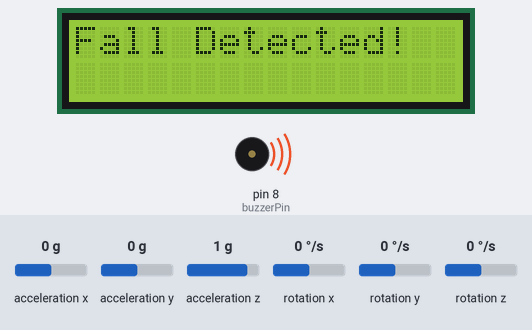
A sketch run on a simulated Arduino Uno, built with avr-gcc and run on an emulated ATmega328P. Parts: 16×2 character LCD, buzzer (waves = sounding, pin HIGH). The test bench sets the inputs (shaded band); at power-on: acceleration x 0 g, acceleration y 0 g, acceleration z 1 g, rotation x 0 °/s, rotation y 0 °/s, rotation z 0 °/s. What the sketch prints to the serial monitor is not drawn.

Above: at 3.7 s.
3.8 s: acceleration x set to -0.9 g
14.3 s: acceleration x set to -1.2 g
At 18.3 s:
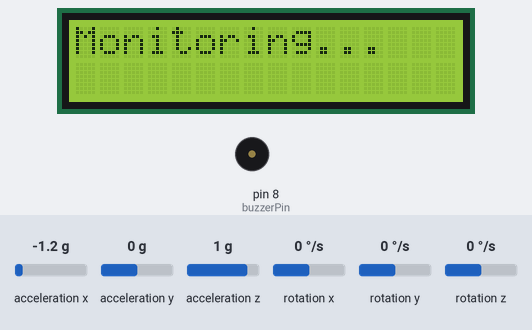
20.1 s: acceleration y set to -0.4 g
At 21.0 s:
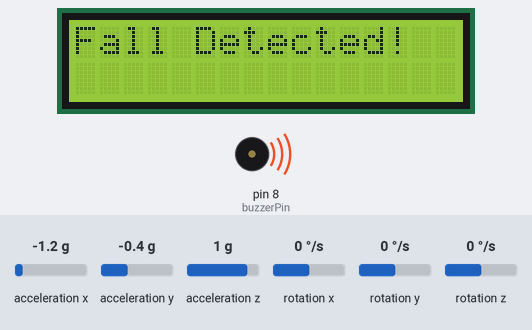
30.6 s: acceleration x set to -1.4 g
At 31.3 s:
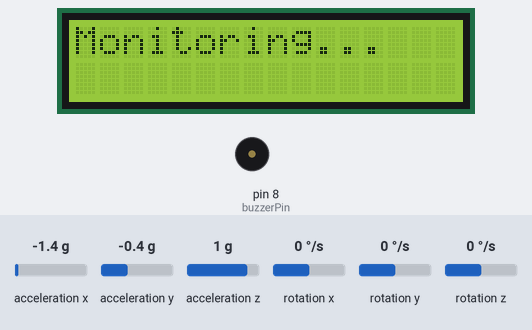
36.4 s: acceleration x set to 0 g
At 37.5 s:
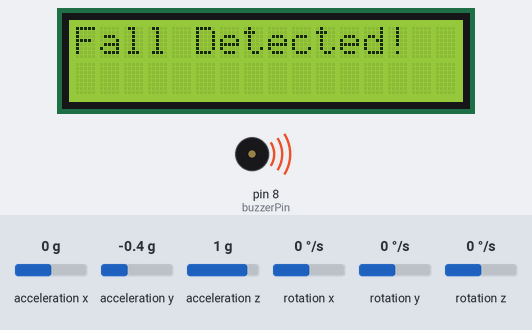
Timing chart, 0 to 47.9 s (numbered marks = the images above; inputs shaded):
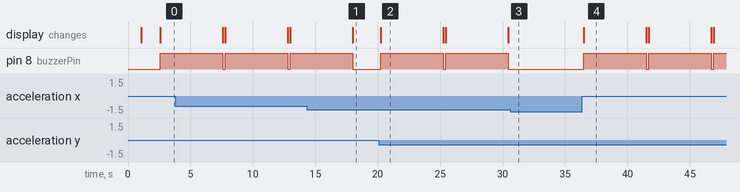

The sketch:

SmartFallDetection.ino
```cpp
#include <Wire.h>
#include <MPU6050.h>
#include <LiquidCrystal.h>

MPU6050 mpu;
LiquidCrystal lcd(12, 11, 5, 4, 3, 2);

const int buzzerPin = 8;
const float FALL_THRESHOLD = 0.5;
bool fallDetected = false;

void setup() {
  Serial.begin(9600);
  Wire.begin();
  mpu.initialize();

  pinMode(buzzerPin, OUTPUT);
  lcd.begin(16, 2);
  lcd.print("Initializing...");
  delay(1000);

  if (mpu.testConnection()) {
    Serial.println("MPU6050 connected.");
    lcd.clear();
    lcd.print("MPU6050 Ready");
  } else {
    Serial.println("MPU6050 connection failed!");
    lcd.clear();
    lcd.print("Sensor Error!");
    while (1);
  }

  delay(1500);
  lcd.clear();
  lcd.print("Monitoring...");
}

void loop() {
  int16_t ax, ay, az;
  mpu.getAcceleration(&ax, &ay, &az);

  float acc = sqrt(ax * ax + ay * ay + az * az) / 16384.0;

  Serial.print("Accel: ");
  Serial.println(acc);

  if (acc < FALL_THRESHOLD && !fallDetected) {
    fallDetected = true;
    triggerFall();
  }

  delay(200);
}

void triggerFall() {
  lcd.clear();
  lcd.print("Fall Detected!");
  Serial.println("Fall Detected!");

  digitalWrite(buzzerPin, HIGH);
  delay(5000);
  digitalWrite(buzzerPin, LOW);

  lcd.clear();
  lcd.print("Monitoring...");
  fallDetected = false;
}
```

Measured:
- the behaviour switches between -1 and -1.1 g on acceleration x (found by bisection; images 0 and 1)
- the behaviour switches between -0.2 and -0.3 g on acceleration y (found by bisection; images 1 and 2)
- after the input at 14.3 s, pin 8 (buzzerPin): goes on until 18.0 s, then stays LOW
- after the input at 20.1 s, pin 8 (buzzerPin): alternates HIGH for 5.0 s and LOW for 0.21 s, starting after 0.13 s; the display: changes after 0.13 s (image 2)
- after the input at 30.6 s, pin 8 (buzzerPin): stays LOW (without the input it goes to HIGH after 0.05 s)
- after the input at 36.4 s, pin 8 (buzzerPin): alternates HIGH for 5.0 s and LOW for 0.21 s, starting after 0.11 s; the display: changes after 0.11 s (image 4)
- by itself, pin 8 (buzzerPin): alternates HIGH for 5.0 s and LOW for 0.21 s
